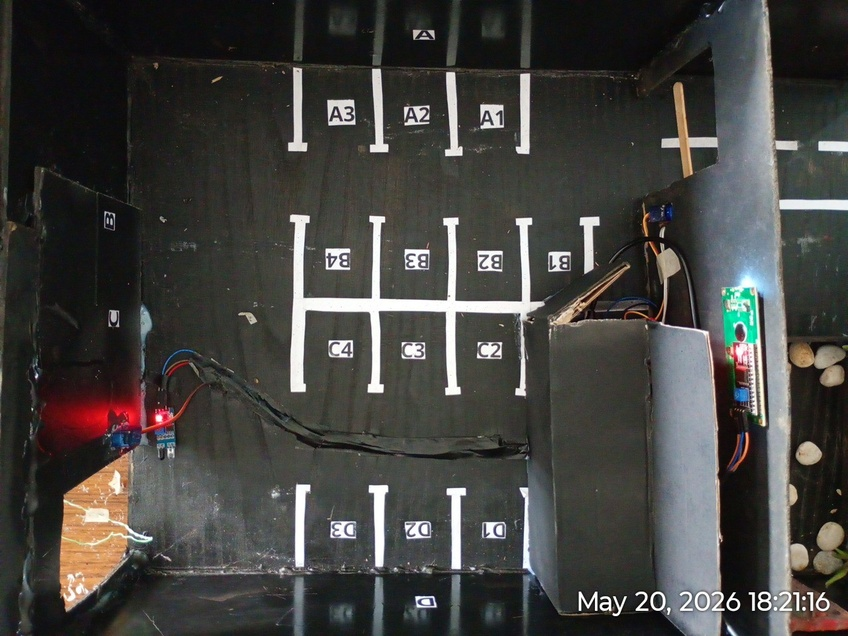
#> input picture reference.jpg, 848 x 636 px, shrunk from 1280 x 960 before the run
$ python phase_test.py
#> lines starting #> are read from the running program, lines starting #| are printed output that depends on the picture
import cv2
import numpy as np

img1 = cv2.imread("reference.jpg")
#> img1 is the input picture: shape (636, 848, 3); mean B, G, R 63.8, 66.8, 67.8
img2 = cv2.imread("current.jpg")
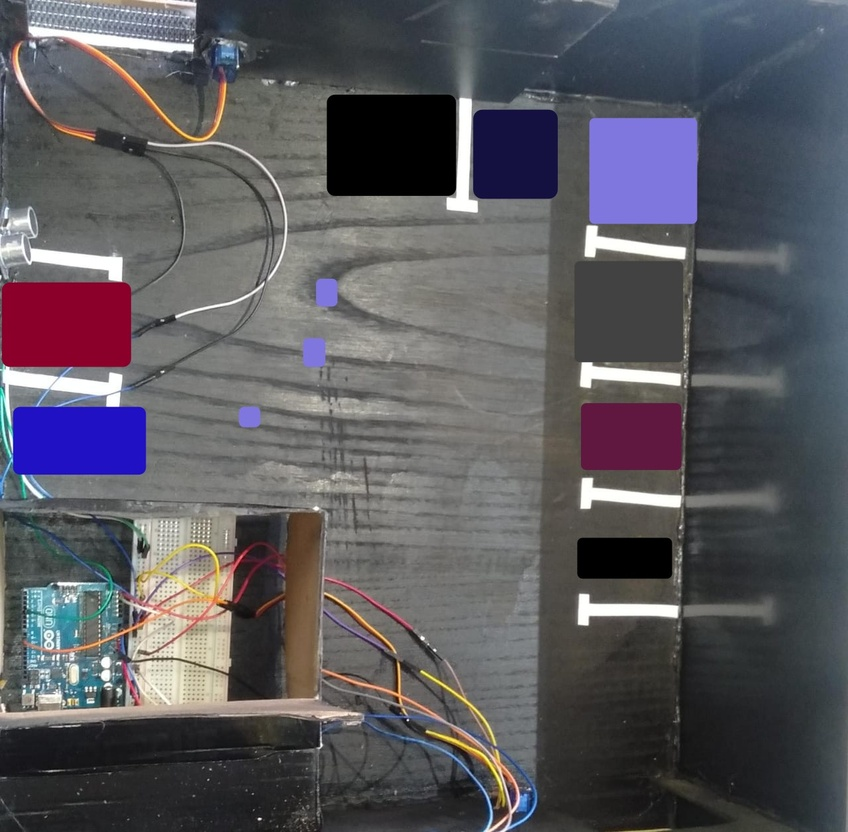
#> input picture current.jpg, 848 x 832 px, shrunk from 1280 x 1257 before the run
#> img2 is the input picture: shape (832, 848, 3); mean B, G, R 94.4, 88.8, 90.5

img1_gray = cv2.cvtColor(img1, cv2.COLOR_BGR2GRAY)
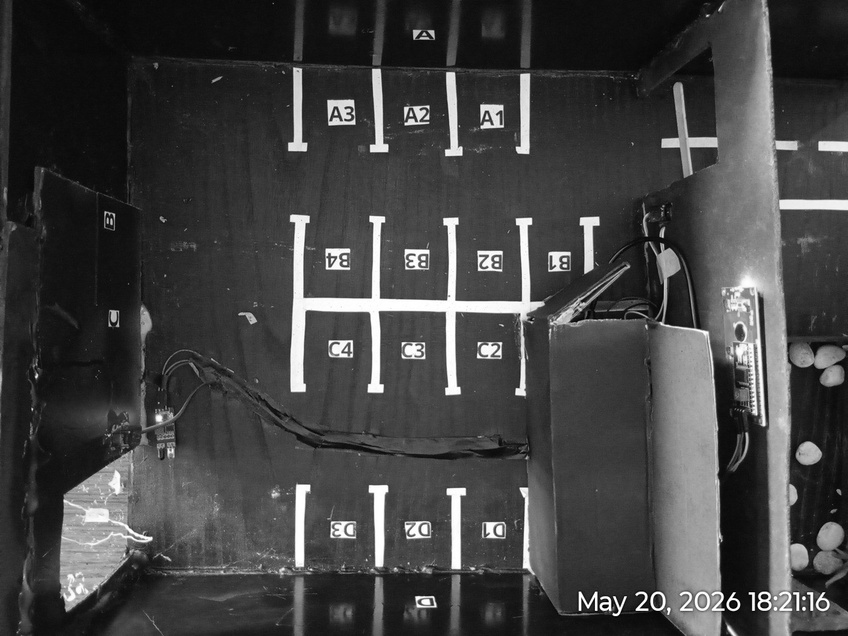
#> img1_gray: shape (636, 848); min 0, max 255, mean 66.8
img2_gray = cv2.cvtColor(img2, cv2.COLOR_BGR2GRAY)
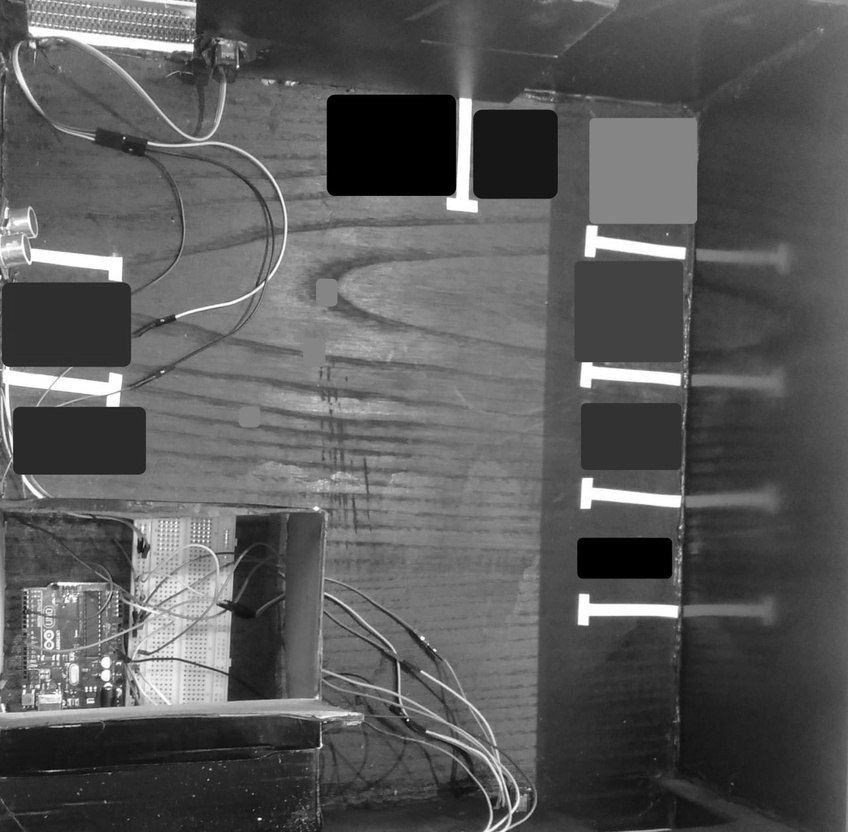
#> img2_gray: shape (832, 848); min 0, max 255, mean 89.9

img1_blur = cv2.GaussianBlur(img1_gray, (5, 5), 0)
img2_blur = cv2.GaussianBlur(img2_gray, (5, 5), 0)

#> (the run stopped early here; a loop or call above may not have finished)
